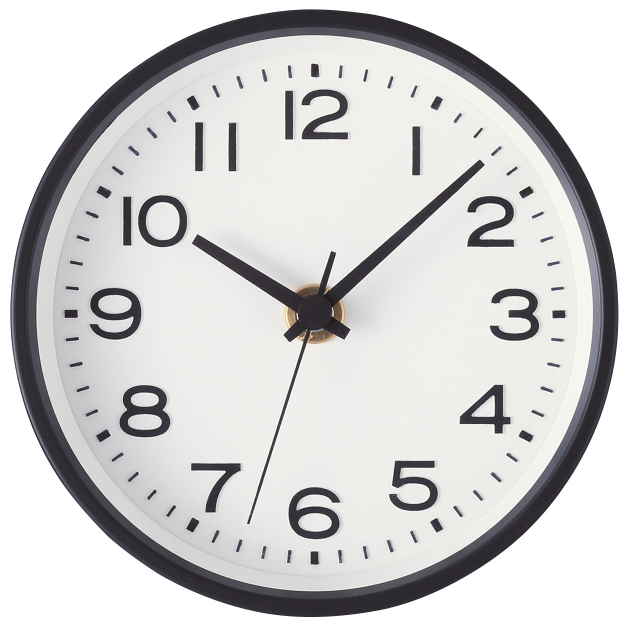
#> input picture Analog_clock.jpg, 1260 x 1260 px (shown at 1/2 size)
$ python Analog_clock_reader.py
#> lines starting #> are read from the running program, lines starting #| are printed output that depends on the picture; after the words box and inside, x2 and y2 are one past the last pixel; in counts of white or black regions, pixels touching at a corner belong together
"""
Created on Tue May  5 13:40:28 2020
@author: Balazs Horvath
"""

import cv2
import numpy as np
import matplotlib.pyplot as plt
from PIL import Image


# Funcție pentru calcul distanței euclidiene
def eucledian_distance(x1, y1, x2, y2):
    return np.sqrt((x1 - x2) ** 2 + (y1 - y2) ** 2)


# Funcție folosit pentru transformare valorii de unghi din radiani în grade
def radius_to_degree(angle):
    return (angle * 180) / np.pi


# Funcție care elimină câteva liniile care nu sunt aproare de centrul cercului
# Se calculează distanța dintre centrul cercului și capetele liniilor, dacă această valoare este mai mic decât threshold linia
# va fi eliminită fiindcă nu poate fi limba ceasului
def filter_near_center(center_x, center_y, line, threshold):
    x1, y1, x2, y2 = line[0]
    d1 = eucledian_distance(center_x, center_y, x1, y1)
    d2 = eucledian_distance(center_x, center_y, x2, y2)

    if d1 < threshold or d2 < threshold:
        return True
    else:
        return False


# Funcția care elimină liniile dublicate pentru o limnbă: se calculează pentru un set de linii
# În cazul condiției adevărate, se elimină linii pe poziția i
def filter_near_lines(lines):
    for i, line in enumerate(lines):
        condition = compare_line(line, lines.pop(i))
        if condition:
            lines = lines.pop(i)


# Funcția folosit pentru condition în filter_near_lines, se compară o linie cu set de linii și în cazul în care
# delta d (diferența dintre lungimi) și delta angle (diferența de unghi) sunt mai mici decât threshold_distance și
# threshold_angle, înseamnă cu avem 2 linii cu orientare și lungimi aproape egale, astfel trebuie eliminate din lista liniile una dintre ele
def compare_line(instance_line, list_lines, threshold_angle, threshold_distance):
    x1, y1, x2, y2 = instance_line
    d_instance = eucledian_distance(x1, y1, x2, y2)
    slope = (y2 - y1) / (x2 - x1)
    angle_instance = radius_to_degree(np.arctan(slope))

    for line in list_lines:
        x1, y1, x2, y2 = line
        d = eucledian_distance(x1, y1, x2, y2)
        slope = (y2 - y1) / (x2 - x1)
        angle = radius_to_degree(np.arctan(slope))
        delta_d = abs(d_instance - d)
        delta_angle = abs(angle_instance - angle)
        if delta_d < threshold_distance and delta_angle < threshold_angle:
            return True
        else:
            return False


# detectare orar/minutar. În momentul în care avem numai două linii, se decide pe baza lungimiilor care este minutarul și orarul
def identify_lines(lines):
    lengths = []

    for line in lines:
        lengths.append(eucledian_distance(line[0], line[1], line[2], line[3]))

    if lengths[0] > lengths[1]:
        return (lines[1], lines[0])
    else:
        return (lines[0], lines[1])


# detectare quadranului
# se ia capătul liniei, care este mai departe de centrul cercului și se aplică check_point
def identify_quadran(line, center_x, center_y):
    quadran = -1
    (x1, y1, x2, y2) = line
    d1 = eucledian_distance(x1, y1, center_x, center_y)
    d2 = eucledian_distance(x2, y2, center_x, center_y)

    if d1 > d2:
        quadran = check_point(x1, y1, center_x, center_y)
    else:
        quadran = check_point(x2, y2, center_x, center_y)
    return quadran


# Check_point ia decizia referitor la qudran
# Se calculează diferența de coordonatele dintre punctul respectiv și centrul cercului
# S-a ales quadran 1 pentru orele 12-3, quadran 2 pentru 9-12, quadran 3 pentru 6-9 și quadran 4 pentru 3-6
def check_point(x, y, center_x, center_y):
    verify_x = x - center_x
    verify_y = y - center_y

    if verify_x > 0 and verify_y > 0:
        return 4
    if verify_x > 0 and verify_y < 0:
        return 1
    if verify_x < 0 and verify_y > 0:
        return 3
    if verify_x < 0 and verify_y < 0:
        return 2


# identificare orei pe baza unghiului și quadranului. Se schimbă ora la fiecare schimb de 30 de grade a valorii unghiului
def identify_hour(quadran, angle, hours):
    if (quadran == 1):
        index = int(2 - abs(angle) // 30)
        return hours[index - 1]
    elif (quadran == 2):
        index = int(9 + (abs(angle) // 30))
        return hours[index - 1]
    elif (quadran == 3):
        index = int(8 - (abs(angle) // 30))
        return hours[index - 1]
    else:
        index = int(3 + abs(angle) // 30)
        return hours[index - 1]


# identificare minutului pe baza unghiului și quadranului. Se schimbă minutul la fiecare schimb de 6 grade a valorii unghiului
def identify_minute(quadran, angle, minutes):
    if (quadran == 1):
        index = int(14 - abs(angle) // 6)
        return minutes[index]
    elif (quadran == 2):
        index = int(45 + (abs(angle) // 6))
        return minutes[index]
    elif (quadran == 3):
        index = minutes(44 - (abs(angle) // 6))
        return hours[index]
    else:
        index = minutes(15 + abs(angle) // 6)
        return hours[index]


# Citirea imaginii
img = cv2.imread('Analog_clock.jpg', 0)
#> img: shape (1260, 1260); min 9, max 255, mean 207.9

img = cv2.resize(img, (460, 460), interpolation=cv2.INTER_AREA)  # e bun doar pentru poze patratice
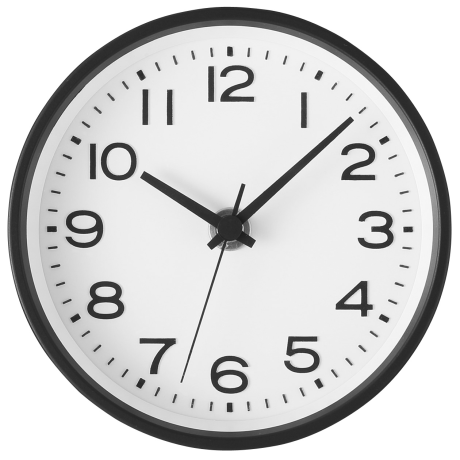
#> img: shape (460, 460); min 28, max 255, mean 207.9

img = cv2.medianBlur(img, 3)
cimg = cv2.cvtColor(img, cv2.COLOR_GRAY2BGR)

# detectarea ceasului folosind Circular Hough Transform
circles = cv2.HoughCircles(img, cv2.HOUGH_GRADIENT, 1, 200,
                           param1=50, param2=40, minRadius=150, maxRadius=0)
#> circles = [[229.5, 227.5, 222]]

# Desenarea cercului detectat
circles = np.uint16(np.around(circles))
#> circles = [[230, 228, 222]]
for i in circles[0, :]:
    # marginea ceasului
    cv2.circle(cimg, (i[0], i[1]), i[2], (0, 255, 0), 2)
    # centrul ceasului
    cv2.circle(cimg, (i[0], i[1]), 2, (0, 0, 255), 3)
#> this loop made 1 pass
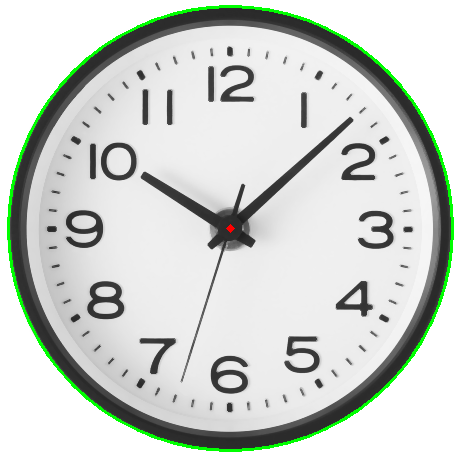
#> cimg: shape (460, 460, 3); mean B, G, R 205, 210.1, 205.1

cv2.imshow('detected circles', cimg)
cv2.waitKey(0)
cv2.destroyAllWindows()

# Extracția informațiilor privind ceasul: Coordonatele centrului și raza
radius = circles[0][0][2]
#> radius = 222
center_x = circles[0][0][0]
#> center_x = 230
center_y = circles[0][0][1]
#> center_y = 228
# cimg2 = cv2.cvtColor(cimg,cv2.COLOR_BGR2GRAY)
crop_image = cimg[center_x - radius:center_x + radius, center_y - radius:center_y + radius, :]
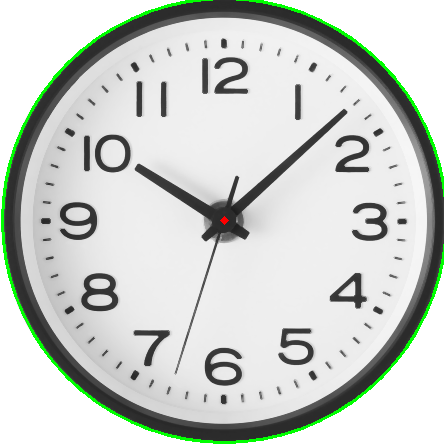
#> crop_image: shape (444, 444, 3); mean B, G, R 201.8, 206.8, 201.9

cv2.imshow('cropped_image', crop_image)
cv2.waitKey(0)
cv2.destroyAllWindows()

# Detecție de contur, pentru a putea extrage limbiile
edges = cv2.Canny(crop_image, 150, 250, apertureSize=3)
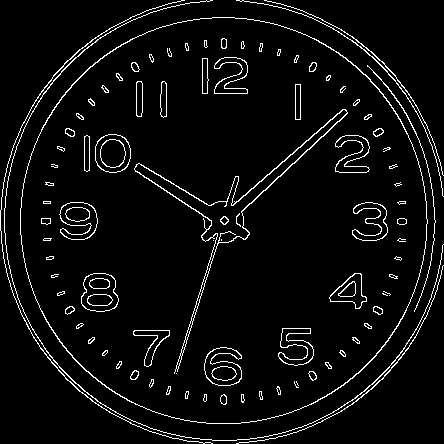
#> edges: shape (444, 444); 4.9% white in thin lines or dots
cv2.imshow('detected_edges', edges)
cv2.waitKey(0)
cv2.destroyAllWindows()

minLineLength = 25
maxLineGap = 5

image_modified = crop_image.copy()
count = 0
lines_of_interest = []

# Detecția de linii folosind HoughLines și filtrarea lor folosind cele două funcții definite
lines = cv2.HoughLinesP(edges, 0.5, np.pi / 360, 60, minLineLength, maxLineGap)
#> lines = 14 rows, first 6: [196, 303, 199, 292], [233, 205, 343, 109], [267, 187, 337, 122], [232, 200, 235, 189], [181, 358, 184, 347], [207, 268, 209, 260]
[a, b, c] = np.shape(lines)
#> a = 14; b = 1; c = 4
for i in range(0, a):
    for x1, y1, x2, y2 in lines[i]:
        condition = False
        condition = filter_near_center(center_x, center_y, lines[i], 25)
        if condition:
            count += 1
            cv2.line(image_modified, (x1, y1), (x2, y2), (0, 255, 0), 2)
            lines_of_interest.append([x1, y1, x2, y2])
#> this loop made 14 passes
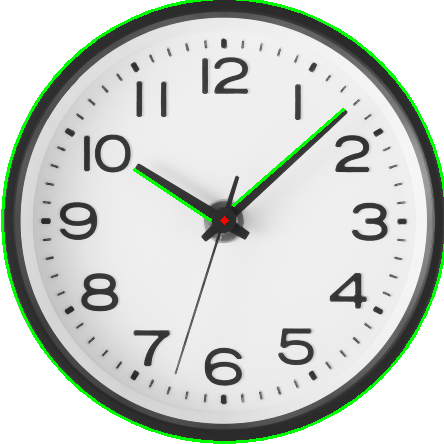
#> image_modified: shape (444, 444, 3); 0.4% of pixels changed, all inside (x1, y1, x2, y2) = (133, 108, 345, 222)
#> after the loop, count = 2; lines_of_interest = [[233, 205, 343, 109], [134, 169, 210, 220]]

cv2.imshow('detected lines', image_modified)
cv2.waitKey(0)
cv2.destroyAllWindows()

# Detectare pentru orar și minutar pe baza lungimiilor liniilor
(orar, minutar) = identify_lines(lines_of_interest)
#> the loop in identify_lines, `for line in lines:` made 2 passes
#> after the loop in identify_lines, `for line in lines:`: lengths = [146, 91.53]
#> orar = [134, 169, 210, 220]; minutar = [233, 205, 343, 109]

slope_orar = 0
slope_minutar = 0
angle_orar = 0
angle_minutar = 0

# Calcul unghiului dintre linia și orizontala, folosind arcustangenta pantei dreptei
slope_orar = (orar[3] - orar[1]) / (orar[2] - orar[0])
#> slope_orar = 0.671
angle_orar = radius_to_degree(np.arctan(slope_orar))
#> angle_orar = 33.86
slope_minutar = (minutar[3] - minutar[1]) / (minutar[2] - minutar[0])
#> slope_minutar = -0.873
angle_minutar = radius_to_degree(np.arctan(slope_minutar))
#> angle_minutar = -41.11

# Detecția quadranelor
quadran_minutar = identify_quadran(minutar, center_x, center_y)
#> in identify_quadran, `(x1, y1, x2, y2) = line`: x1 = 233; y1 = 205; x2 = 343; y2 = 109
#> in identify_quadran, `d1 = eucledian_distance(x1, y1, center_x, center_y)`: d1 = 23.19
#> in identify_quadran, `d2 = eucledian_distance(x2, y2, center_x, center_y)`: d2 = 164.1
#> in check_point, `verify_x = x - center_x`: verify_x = 113
#> in check_point, `verify_y = y - center_y`: verify_y = -119
#> in identify_quadran, `quadran = check_point(x2, y2, center_x, center_y)`: quadran = 1
#> quadran_minutar = 1
quadran_orar = identify_quadran(orar, center_x, center_y)
#> quadran_orar = 2

# print(quadran_minutar)
# print(quadran_orar)
hours = [1, 2, 3, 4, 5, 6, 7, 8, 9, 10, 11, 12]
minutes = np.arange(0, 60)

# identificarea orei și minutului, folosind posibilele valori, unghiul și quadranul
time_hour = identify_hour(quadran_orar, angle_orar, hours)
#> in identify_hour, `index = int(9 + (abs(angle) // 30))`: index = 10
#> time_hour = 10
time_minute = identify_minute(quadran_minutar, angle_minutar, minutes)
#> in identify_minute, `index = int(14 - abs(angle) // 6)`: index = 8
#> time_minute = 8

# Afișare rezultatului
print('The time is {} hours {} minutes'.format(time_hour, time_minute))
#| The time is 10 hours 8 minutes
